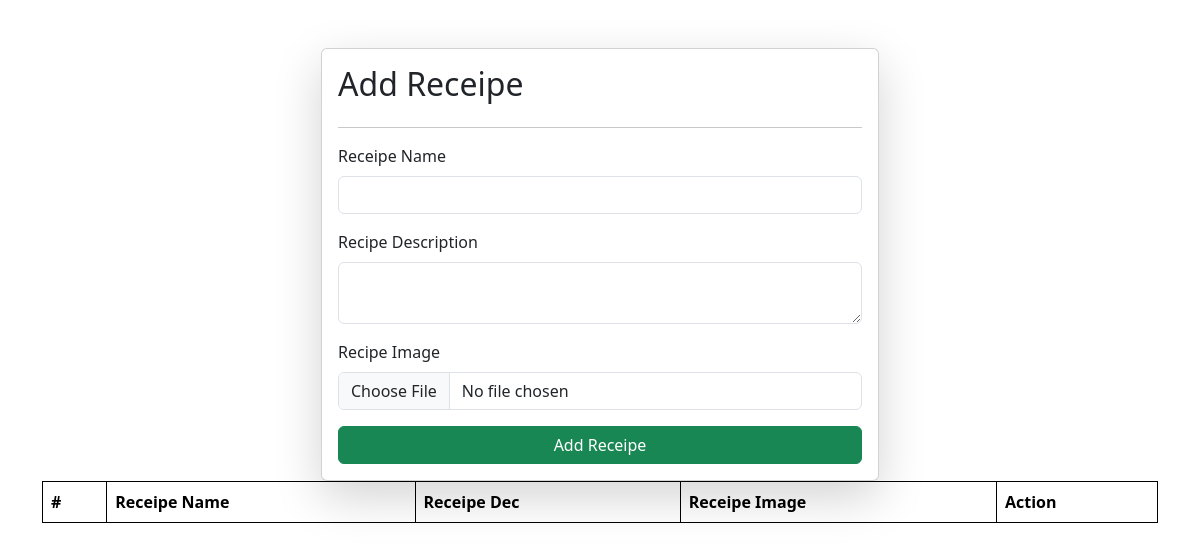
The app's page /receipes/, older data.
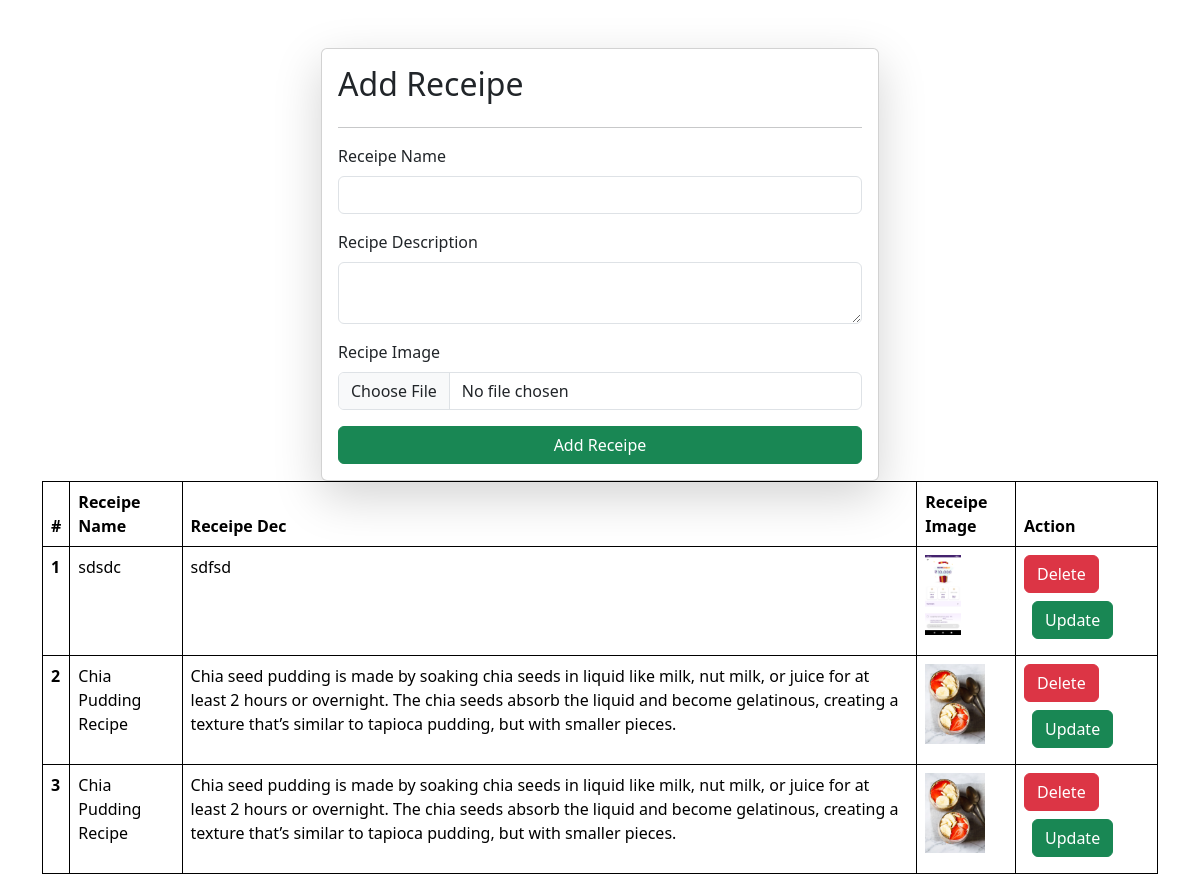
The same page, newer data.
### vege/models.py (models this page shows)
class Receipe(models.Model):
    receipe_name = models.CharField(max_length=100)
    receipe_decription = models.TextField()
    receipe_image = models.ImageField(upload_to="receipe")

### vege/views.py (the view, shortened to what this page needs)
# urls.py: path('receipes/', receipes , name="receipes"),
def receipes(request):
    queryset = Receipe.objects.all()
    context = {"receipe": queryset}
    return render(request, "receipes.html", context)

### vege/templates/receipes.html (shortened to what this page needs)
{% extends "base.html" %}
{% block start %}
<div class="container mt-5">
    <form class = "col-6 mx-auto card p-3 shadow-lg" method="post" enctype="multipart/form-data">
        <h2>Add Receipe</h2>
        <hr>
        <div class="mb-3">
          <label for="exampleInputEmail1" class="form-label">Receipe Name</label>
          <input type="text" name="receipe_name" required class="form-control" >
        </div>
        <div class="mb-3">
          <label for="exampleInputPassword1"  class="form-label">Recipe Description</label>
          <textarea class="form-control" name="receipe_decription" required></textarea>
        </div>
        <div class="mb-3">
            <label for="exampleInputPassword1" class="form-label">Recipe Image</label>
            <input name="receipe_image" type="file" class="form-control" >
          </div>
        <button type="submit" class="btn btn-success">Add Receipe</button>
      </form>
    <table class="table">
      <thead>
        <tr>
          <th scope="col">#</th>
          <th scope="col">Receipe Name</th>
          <th scope="col">Receipe Dec</th>
          <th scope="col">Receipe Image</th>
          <th scope="col">Action</th>
        </tr>
      </thead>
      <tbody>
        {% for rec in receipe %}
        <tr>
          <th scope="row">{{forloop.counter}}</th>
          <td>{{rec.receipe_name}}</td>
          <td>{{rec.receipe_decription}}</td>
          <td>
            <img src="/media/{{rec.receipe_image}}" style="height: 80px;"></img>
          </td>
          <td>
            <a href= "/delete-receipe/{{rec.id}}/" class="btn btn-danger">Delete<a>
              <a href= "/update-receipe/{{rec.id}}/" class="btn btn-success m-2">Update<a></a>
          </td>
        </tr>
        {% endfor %}
      </tbody>
    </table>
</div>
{% endblock %}

Row changes from the older to the newer data that the page shows:
added Receipe: receipe_name "sdsdc", receipe_decription "sdfsd", receipe_image (picture)
added Receipe: receipe_name "Chia Pudding Recipe", receipe_decription "Chia seed pudding is made by soaking chia seeds in liquid like milk, nut milk, or juice for at least 2 hours or overnight. The chia seeds absorb the liquid and become gelatinous, creating a texture that’s similar to tapioca pudding, but with smaller pieces.", receipe_image (picture)
added Receipe: receipe_name "Chia Pudding Recipe", receipe_decription "Chia seed pudding is made by soaking chia seeds in liquid like milk, nut milk, or juice for at least 2 hours or overnight. The chia seeds absorb the liquid and become gelatinous, creating a texture that’s similar to tapioca pudding, but with smaller pieces.", receipe_image (picture)
